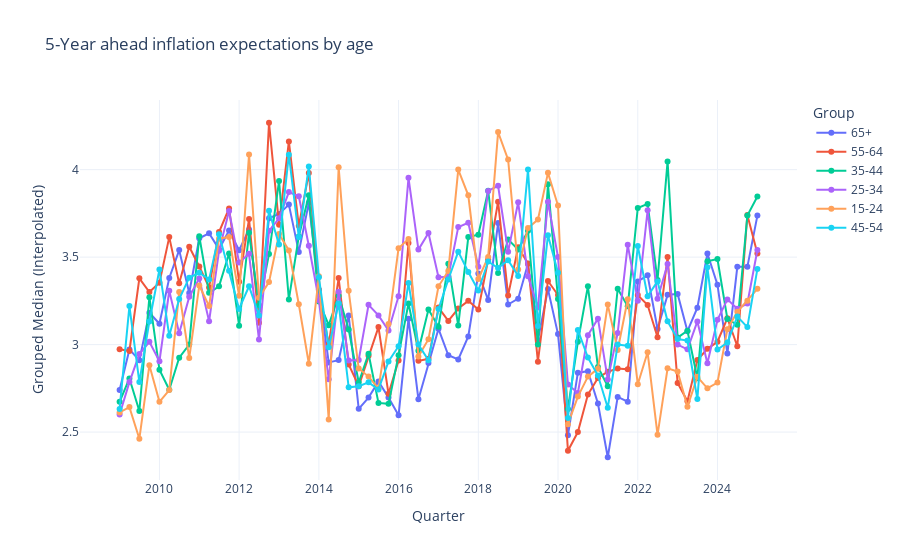

This figure's notebook cell:
### Code cell
plot_question_medians(q2c_median_by_age, age_map, title="5-Year ahead inflation expectations by age")
